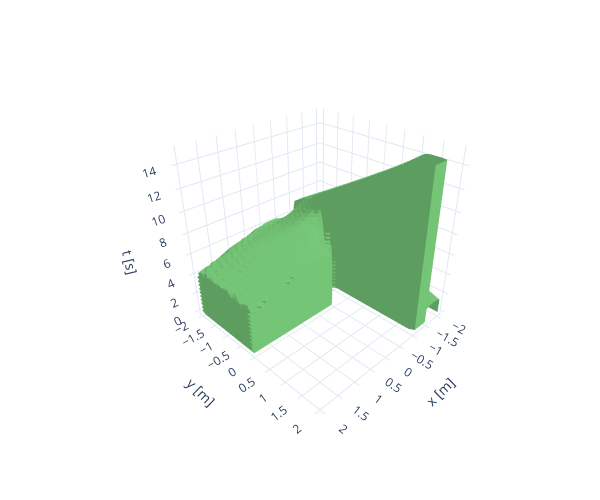

Notebook source saved alongside this figure:
### Code cell
plot3D_levelset(impl.project_onto(out1, 0, 1, 2),
                min_bounds=[0, *min_bounds[:2]],
                max_bounds=[15, *max_bounds[:2]])

# plot3D_levelset(impl.project_onto(out1, 0, 3, 4),
#                 min_bounds=[0, *min_bounds[2:4]],
#                 max_bounds=[10, *max_bounds[2:4]])

### Figure 1 — Plotly figure (JSON) as saved in the notebook; plotly's stock layout.template omitted (floating-point values rounded to 4 significant figures; data arrays with more than 128 entries replaced by an {"elided": "..."} marker saying what was removed)
{"data": [{"caps": {"x": {"show": false}, "y": {"show": false}, "z": {"show": false}}, "colorscale": [[0, "rgb(247,252,245)"], [0.125, "rgb(229,245,224)"], [0.25, "rgb(199,233,192)"], [0.375, "rgb(161,217,155)"], [0.5, "rgb(116,196,118)"], [0.625, "rgb(65,171,93)"], [0.75, "rgb(35,139,69)"], [0.875, "rgb(0,109,44)"], [1, "rgb(0,68,27)"]], "isomax": 0, "isomin": 0, "showscale": false, "surface": {"count": 1}, "type": "isosurface", "value": {"elided": "73036 float values"}, "x": {"elided": "73036 float values"}, "y": {"elided": "73036 float values"}, "z": {"elided": "73036 float values"}}], "layout": {"height": 500, "margin": {"b": 60, "l": 60, "r": 20, "t": 40}, "paper_bgcolor": "rgba(255, 255, 255, 1)", "plot_bgcolor": "rgba(250, 250, 250, 1)", "scene": {"aspectmode": "cube", "camera": {"eye": {"x": 1.531, "y": 1.531, "z": 1.25}}, "xaxis": {"title": {"text": "x [m]"}}, "yaxis": {"title": {"text": "y [m]"}}, "zaxis": {"title": {"text": "t [s]"}}}, "width": 600, "xaxis": {"gridcolor": "rgba(0, 0, 0, 0.1)", "linecolor": "rgba(0, 0, 0, 0.3)", "linewidth": 2, "zerolinecolor": "rgba(0, 0, 0, 0.3)"}, "yaxis": {"gridcolor": "rgba(0, 0, 0, 0.1)", "linecolor": "rgba(0, 0, 0, 0.3)", "linewidth": 2, "zerolinecolor": "rgba(0, 0, 0, 0.3)"}}}
